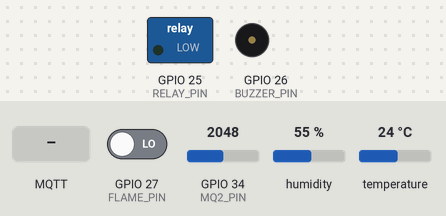
A sketch run on a simulated ESP32. Shown: switched loads named in the sketch (green lamp = pin HIGH), buzzer (waves = sounding, pin HIGH). The inputs (shaded band) are chosen by the test bench; at power-on: GPIO 34 (MQ2_PIN) = 2048, GPIO 27 (FLAME_PIN) LOW, humidity 55 %, temperature 24 °C. WiFi joins after 1.5 s; servers stay silent unless stated; no MQTT or app messages arrive unless stated; what the sketch prints to the serial monitor is not drawn.

Above: at 2.7 s.
2.8 s: GPIO 34 (MQ2_PIN) set to 2426
5.2 s: GPIO 34 (MQ2_PIN) set to 2567
At 6.4 s:
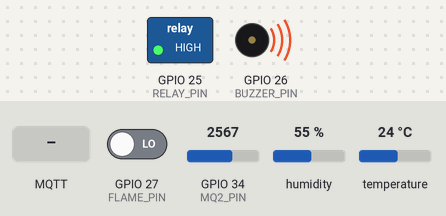
7.5 s: MQTT message "CLEAR" arrives on the first subscribed topic
At 7.9 s:
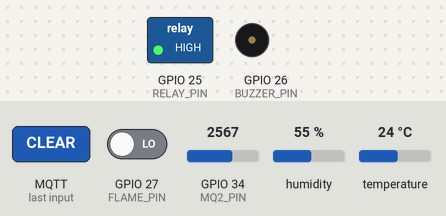
9.5 s: GPIO 27 (FLAME_PIN) driven HIGH
13.5 s: MQTT message "PUMP_OFF" arrives on the first subscribed topic
At 14.3 s:
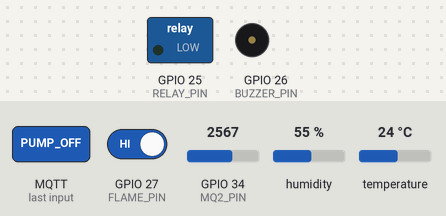
17.5 s: MQTT message "ALERT" arrives on the first subscribed topic
At 18.5 s:
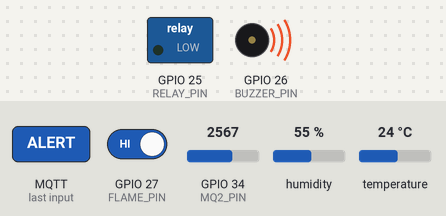
Timing chart, 0 to 20.0 s (numbered marks = the images above; inputs shaded):
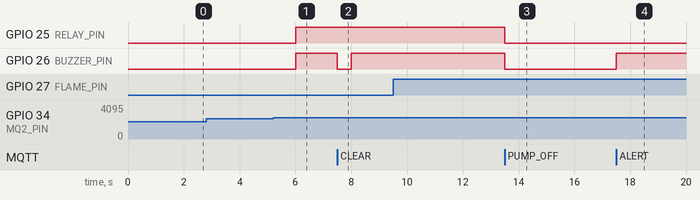

The sketch:

esp32_fire_node.ino
```cpp
/*
 * Smart Fire Prevention & Suppression - ESP32 Sensor/Actuator Node
 * Sensors : DHT22 (temp/humidity), MQ-2 (smoke/gas), flame sensor (digital)
 * Actuators: buzzer, relay (water pump / suppression valve)
 * Comms   : MQTT over WiFi
 * Libraries: PubSubClient, DHT sensor library, ArduinoJson
 */
#include <WiFi.h>
#include <PubSubClient.h>
#include <DHT.h>
#include <ArduinoJson.h>

// ---------- CONFIG ----------
const char* WIFI_SSID   = "YOUR_WIFI_SSID";
const char* WIFI_PASS   = "YOUR_WIFI_PASSWORD";
const char* MQTT_BROKER = "192.168.1.100";   // IP of your MQTT broker
const int   MQTT_PORT   = 1883;
const char* NODE_ID     = "node1";

#define DHT_PIN     4
#define DHT_TYPE    DHT22
#define MQ2_PIN     34      // analog input
#define FLAME_PIN   27      // LOW = flame detected (most modules)
#define BUZZER_PIN  26
#define RELAY_PIN   25      // HIGH = pump ON (change if relay is active-low)

const float TEMP_FAILSAFE_C = 60.0;  // local fail-safe threshold
const int   GAS_FAILSAFE    = 2500;  // raw ADC (0-4095)
const unsigned long PUBLISH_MS = 2000;

DHT dht(DHT_PIN, DHT_TYPE);
WiFiClient espClient;
PubSubClient mqtt(espClient);

String topicSensors, topicCmd;
bool pumpOn = false;
unsigned long lastPublish = 0;

void setPump(bool on) {
  pumpOn = on;
  digitalWrite(RELAY_PIN, on ? HIGH : LOW);
  digitalWrite(BUZZER_PIN, on ? HIGH : LOW);
}

void onMessage(char* topic, byte* payload, unsigned int len) {
  String msg;
  for (unsigned int i = 0; i < len; i++) msg += (char)payload[i];
  msg.trim();
  if (msg == "PUMP_ON")  setPump(true);
  if (msg == "PUMP_OFF") setPump(false);
  if (msg == "ALERT")    digitalWrite(BUZZER_PIN, HIGH);
  if (msg == "CLEAR")    digitalWrite(BUZZER_PIN, LOW);
}

void connectWiFi() {
  WiFi.begin(WIFI_SSID, WIFI_PASS);
  while (WiFi.status() != WL_CONNECTED) { delay(500); Serial.print("."); }
  Serial.println("\nWiFi connected: " + WiFi.localIP().toString());
}

void connectMQTT() {
  while (!mqtt.connected()) {
    if (mqtt.connect(NODE_ID)) {
      mqtt.subscribe(topicCmd.c_str());
      Serial.println("MQTT connected");
    } else {
      delay(2000);
    }
  }
}

void setup() {
  Serial.begin(115200);
  pinMode(FLAME_PIN, INPUT);
  pinMode(BUZZER_PIN, OUTPUT);
  pinMode(RELAY_PIN, OUTPUT);
  setPump(false);
  dht.begin();

  topicSensors = String("fire/") + NODE_ID + "/sensors";
  topicCmd     = String("fire/") + NODE_ID + "/cmd";

  connectWiFi();
  mqtt.setServer(MQTT_BROKER, MQTT_PORT);
  mqtt.setCallback(onMessage);
}

void loop() {
  if (WiFi.status() != WL_CONNECTED) connectWiFi();
  if (!mqtt.connected()) connectMQTT();
  mqtt.loop();

  if (millis() - lastPublish >= PUBLISH_MS) {
    lastPublish = millis();

    float t = dht.readTemperature();
    float h = dht.readHumidity();
    int gas = analogRead(MQ2_PIN);
    bool flame = (digitalRead(FLAME_PIN) == LOW);
    if (isnan(t)) t = -1;
    if (isnan(h)) h = -1;

    // Local fail-safe: act even if WiFi/server/AI is down
    if (flame && (t > TEMP_FAILSAFE_C || gas > GAS_FAILSAFE)) setPump(true);

    StaticJsonDocument<200> doc;
    doc["node"] = NODE_ID;
    doc["temp"] = t;
    doc["hum"] = h;
    doc["gas"] = gas;
    doc["flame"] = flame;
    doc["pump"] = pumpOn;
    char buf[200];
    serializeJson(doc, buf);
    mqtt.publish(topicSensors.c_str(), buf);
    Serial.println(buf);
  }
}
```

Measured:
- the behaviour switches between 2500 and 2501 on GPIO 34 (MQ2_PIN) (found by bisection; images 0 and 1)
- after the input at 2.8 s, every drawn part: stays the same
- after the input at 5.2 s, GPIO 25 (RELAY_PIN), GPIO 26 (BUZZER_PIN): LOW → HIGH after 0.81 s
- after the input at 7.5 s, GPIO 26 (BUZZER_PIN): HIGH → LOW at once, → HIGH 0.50 s later
- after the input at 9.5 s, every drawn part: stays the same
- after the input at 13.5 s, GPIO 25 (RELAY_PIN), GPIO 26 (BUZZER_PIN): HIGH → LOW at once
- after the input at 17.5 s, GPIO 26 (BUZZER_PIN): LOW → HIGH at once
